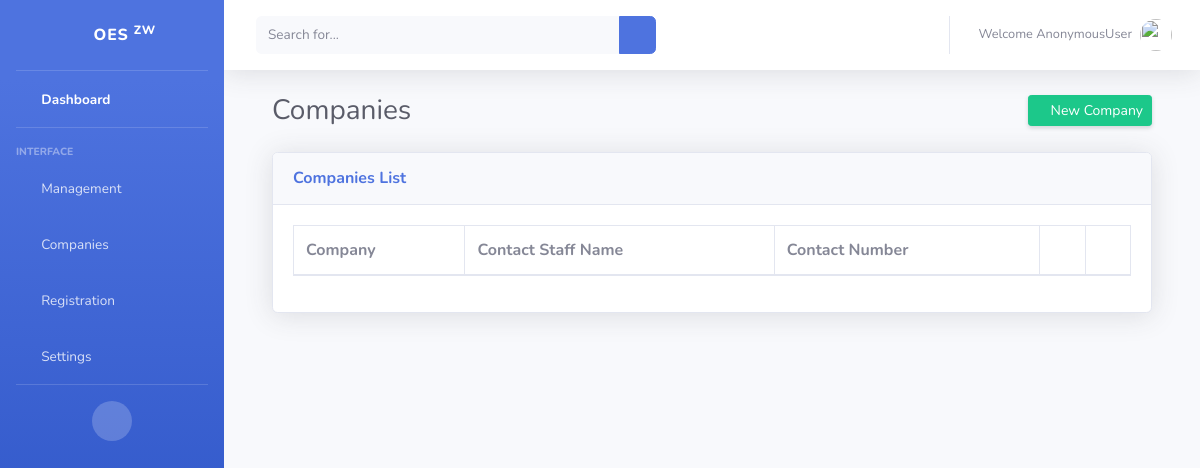
The page /companies/ on the database as committed earlier.
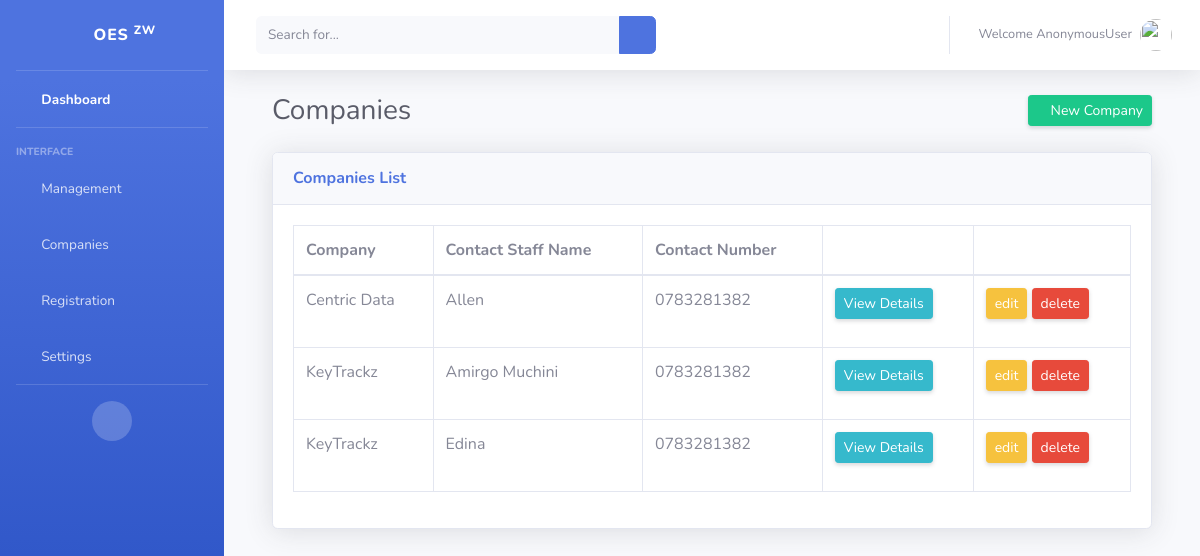
The same page on the database as committed later.
### companies/models.py (models this page shows, shortened)
class Company(models.Model):
    company_name=models.CharField(max_length=500)
    staff_name=models.CharField(max_length=200)
    staff_number= models.CharField(max_length=200)

### companies/views.py (the view)
def company(request):
    companies = models.Company.objects.all()
    return render(request, 'companies/companies.html',{"companies":companies})

### companies/templates/companies/companies.html
{%extends 'oes/base.html'%}
{%block content%}
<div class="container">
<div class="exams">
 <div class="container-fluid">
<div class="d-sm-flex align-items-center justify-content-between mb-4">
          <div class="d-sm-flex">
          <h1 class="h3 mb-0 mr-3 text-gray-800">Companies</h1>
          </div>
          <a href="/companies/addCompany" class="d-none d-sm-inline-block btn btn-sm btn-success shadow-sm"><i class="fas fa-plus fa-sm text-white"></i> New Company</a>
          </div>
          <div class="card shadow mb-4">
            <div class="card-header py-3">
              <h6 class="m-0 font-weight-bold text-primary">Companies List</h6>
            </div>
            <div class="card-body">
              <div class="table-responsive">
                <table class="table table-bordered" id="dataTable" width="100%" cellspacing="0">
                  <thead>
                    <tr>
                      <th>Company</th>
                      <th> Contact Staff Name</th>
                      <th> Contact Number</th>
                      <th></th>
                      <th></th>
                    </tr>
                  </thead>
                  <tbody>
                  {%for company in companies%}
                    <tr>
                      <td>{{company.company_name}}</td>
                      <td>{{company.staff_name}}</td>
                      <td>{{company.staff_number}}</td>
                      <td><button class="btn btn-sm btn-info shadow-sm">View Details</button></td>
                      <td><p><button class="btn btn-sm btn-warning shadow-sm">edit</button> <button class="btn btn-sm btn-danger shadow-sm">delete</button> </p></td>
                    </tr>
                    {%endfor%}
                  </tbody>
                </table>
              </div>
            </div>
          </div>
        </div>
</div>
</div>
{% endblock %}

Rows that differ between the two databases and show on the page:
added Company: company_name "Centric Data", staff_name "Allen", staff_number "0783281382"
added Company: company_name "KeyTrackz", staff_name "Amirgo Muchini", staff_number "0783281382"
added Company: company_name "KeyTrackz", staff_name "Edina", staff_number "0783281382"
